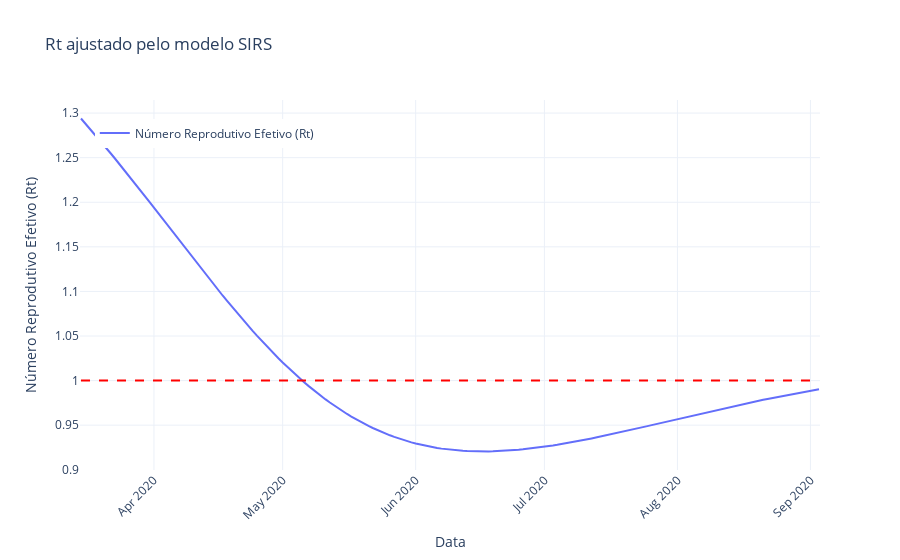

The code cell stored with this chart in its notebook:
### Markdown cell above
Com os resultados obtidos, podemos concluir que, dentre os modelos escolhidos, o que melhor se ajusta aos dados é o SIRS, com  um ICC de aproximadamente 0,61. Para os critérios, este índice ainda é inaceitável, mas melhor do que o obtido no modelo SIR. Deste modo, vamos utilizá-lo para calcular o $\mathcal{R}_t$.

### Code cell
# Calcular o Número Reprodutivo Efetivo (Rt)
S_t_SIRS = solution_SIRS[:, 0]  # Número de indivíduos suscetíveis no tempo t
N = 10000  # População total

# Ajustado pelo SIRS
Rt_SIRS=R0_SIRS * (S_t_SIRS / N)

fig = go.Figure()
# Eliminamos os dois primeiros dias devido a divisão por zero associada a integração

# fig.add_trace(go.Scatter(x=data['Date'][2:len(data['Date'])-1], y=Rt_real[2:len(data['Date'])-1], mode='markers', name='Número Reprodutivo Efetivo (Rt) a partir dos dados reais'))
fig.add_trace(go.Scatter(x=data['Date'], y=Rt_SIRS, mode='lines', name='Número Reprodutivo Efetivo (Rt)'))


fig.add_shape(type='line', x0=data['Date'].iloc[0], y0=1, x1=data['Date'].iloc[-1], y1=1,
              line=dict(color='red', width=2, dash='dash'), name='Limiar (Rt=1)')
fig.update_layout(title='Rt ajustado pelo modelo SIRS',
                  xaxis_title='Data',
                  yaxis_title='Número Reprodutivo Efetivo (Rt)',
                  xaxis=dict(tickangle=-45),
                  showlegend=True,
                  legend=dict(x=0.02, y=0.95),
                  template='plotly_white')

pio.write_html(fig, 'Rt_SIRS.html')

fig.show()

### Figure 1 — Plotly figure (JSON) as saved in the notebook; plotly's stock layout.template omitted (floating-point values rounded to 4 significant figures; data arrays with more than 128 entries replaced by an {"elided": "..."} marker saying what was removed)
{"data": [{"mode": "lines", "name": "Número Reprodutivo Efetivo (Rt)", "type": "scatter", "x": {"elided": "173 str values"}, "y": {"elided": "173 float values"}}], "layout": {"legend": {"x": 0.02, "y": 0.95}, "shapes": [{"line": {"color": "red", "dash": "dash", "width": 2}, "name": "Limiar (Rt=1)", "type": "line", "x0": "2020-03-15T00:00:00", "x1": "2020-09-03T00:00:00", "y0": 1, "y1": 1}], "showlegend": true, "title": {"text": "Rt ajustado pelo modelo SIRS"}, "xaxis": {"tickangle": -45, "title": {"text": "Data"}}, "yaxis": {"title": {"text": "Número Reprodutivo Efetivo (Rt)"}}}}
